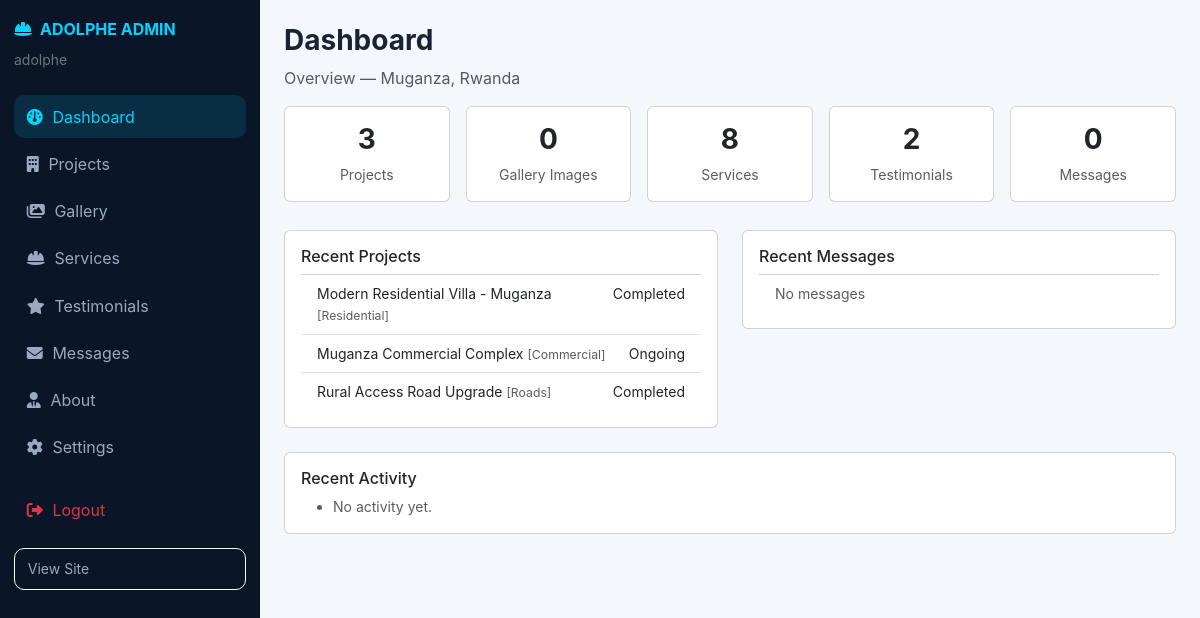
Page /admin/dashboard.php (signed in) on the committed database.
### tables this page shows
CREATE TABLE `projects` (
  `id` INT UNSIGNED AUTO_INCREMENT PRIMARY KEY,
  `title` VARCHAR(255) NOT NULL,
  `slug` VARCHAR(255) NOT NULL UNIQUE,
  `description` TEXT NOT NULL,
  `category` ENUM('Residential','Commercial','Roads','Bridges','Infrastructure','Structural','Other') NOT NULL DEFAULT 'Residential',
  `location` VARCHAR(255) DEFAULT 'Muganza, Rwanda',
  `start_date` DATE DEFAULT NULL,
  `completion_date` DATE DEFAULT NULL,
  `status` ENUM('Ongoing','Completed','Planned') NOT NULL DEFAULT 'Completed',
  `main_image` VARCHAR(255) DEFAULT NULL,
  `created_at` TIMESTAMP DEFAULT CURRENT_TIMESTAMP,
  `updated_at` TIMESTAMP DEFAULT CURRENT_TIMESTAMP ON UPDATE CURRENT_TIMESTAMP,
  INDEX (`category`), INDEX (`status`)
);

### includes/functions.php (called while the page is built, shortened)
<?php
function e($str){ return htmlspecialchars($str ?? '', ENT_QUOTES, 'UTF-8'); }

### admin/dashboard.php (the view, shortened to what this page needs)
<?php
include 'includes/header.php';
$counts=[
 'projects'=>$pdo->query("SELECT COUNT(*) FROM projects")->fetchColumn(),
 'gallery'=>$pdo->query("SELECT COUNT(*) FROM gallery")->fetchColumn(),
 'services'=>$pdo->query("SELECT COUNT(*) FROM services")->fetchColumn(),
 'testimonials'=>$pdo->query("SELECT COUNT(*) FROM testimonials")->fetchColumn(),
 'messages'=>$pdo->query("SELECT COUNT(*) FROM messages")->fetchColumn(),
];
$recentProjects=$pdo->query("SELECT * FROM projects ORDER BY created_at DESC LIMIT 5")->fetchAll();
$recentMessages=$pdo->query("SELECT * FROM messages ORDER BY created_at DESC LIMIT 5")->fetchAll();
$logs=$pdo->query("SELECT l.*, a.username FROM activity_logs l LEFT JOIN admins a ON a.id=l.admin_id ORDER BY l.created_at DESC LIMIT 8")->fetchAll();
?>
<h3 class="fw-bold">Dashboard</h3>
<p class="text-muted">Overview — Muganza, Rwanda</p>
<div class="row g-3">
  <?php foreach(['projects'=>'Projects','gallery'=>'Gallery Images','services'=>'Services','testimonials'=>'Testimonials','messages'=>'Messages'] as $k=>$label): ?>
  <div class="col-6 col-lg"><div class="card p-3 text-center"><div class="h3 fw-bold"><?= (int)$counts[$k] ?></div><small class="text-muted"><?= $label ?></small></div></div>
  <?php endforeach; ?>
</div>
<div class="row g-4 mt-1">
  <div class="col-lg-6"><div class="card p-3"><h6>Recent Projects</h6><ul class="list-group list-group-flush small"><?php foreach($recentProjects as $p): ?><li class="list-group-item d-flex justify-content-between"><span><?= e($p['title']) ?> <small class="text-muted">[<?= e($p['category']) ?>]</small></span><span><?= e($p['status']) ?></span></li><?php endforeach; ?></ul></div></div>
  <div class="col-lg-6"><div class="card p-3"><h6>Recent Messages</h6><ul class="list-group list-group-flush small"><?php if(!$recentMessages): ?><li class="list-group-item text-muted">No messages</li><?php endif; ?></ul></div></div>
  <div class="col-12"><div class="card p-3"><h6>Recent Activity</h6><ul class="small text-muted mb-0"><?php if(!$logs): ?><li>No activity yet.</li><?php endif; ?></ul></div></div>
</div>
<?php include 'includes/footer.php'; ?>

### assets/css/style.css (style rules this page uses)
:root { --navy:#0a1628; --navy2:#0f2040; --cyan:#00d4ff; --cyan2:#00a8cc; --glass:rgba(255,255,255,.07); --glass-b:rgba(255,255,255,.12); --text:#e8eef6; --muted:#9aa8c0; }
* { scroll-behavior:smooth }
body { font-family:'Inter',system-ui,-apple-system,Segoe UI,Roboto,Arial,sans-serif;background:#070f1f;color:var(--text);overflow-x:hidden }
.admin-body { background:#f4f7fb;color:#1a2332 }

### admin/includes/header.php (style rules this page uses)
.admin-body { background:#f4f7fb }

### rows in the picture
projects: title "Modern Residential Villa - Muganza", category "Residential", status "Completed"
projects: title "Muganza Commercial Complex", category "Commercial", status "Ongoing"
projects: title "Rural Access Road Upgrade", category "Roads", status "Completed"

### other values in the picture
$_SESSION['admin_username'] "adolphe"
$counts[$k] "3"
$label "Projects"
$counts[$k] "0"
$label "Gallery Images"
$counts[$k] "8"
$label "Services"
$counts[$k] "2"
$label "Testimonials"
$label "Messages"
